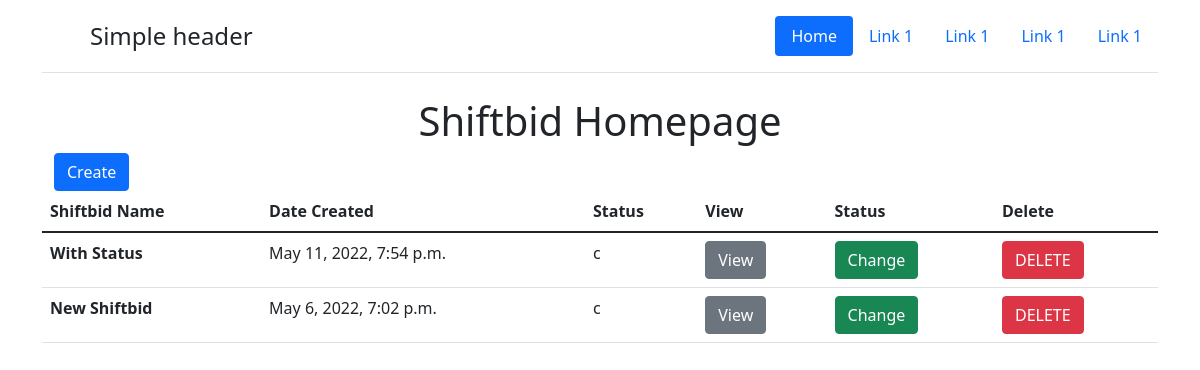
Before: /sb/ with the older database file.
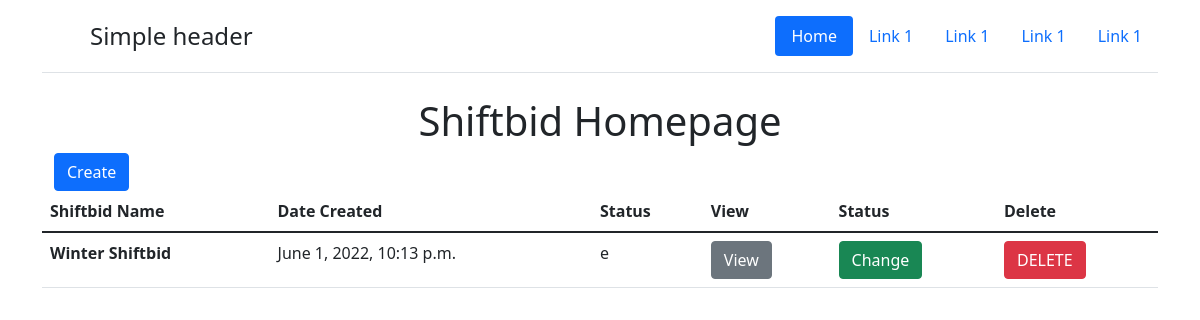
After: the same page with the newer database file.
### shiftbid/models.py (models this page shows, shortened)
class Shiftbid(models.Model):
    SHIFTSTATUS = (
        ('c','created'),
        ('s','started'),
        ('e','stopped')
    )
    shiftbid_name = models.CharField(max_length=30)
    date_created = models.DateTimeField(auto_now_add=True)
    shift_status = models.CharField(max_length=1,choices=SHIFTSTATUS, default='c')
    class Meta:
        ordering = ['-date_created']

### shiftbid/views.py (the view)
# urls.py: path('', ShiftbidIndexView.as_view(), name="shiftbid_index"),
class ShiftbidIndexView(ListView):
    template_name = 'shiftbid/index.html'
    model = Shiftbid

### templates/shiftbid/index.html (shortened to what this page needs)
{% extends '../_base.html' %}
{% block content %}
<h1 class="text-center">Shiftbid Homepage</h1>
<div class="container">
    <a href="{% url 'shiftbid_create' %}" class="btn btn-primary">Create</a>
</div>
<table class="table table-hover">
    <thead>
        <tr>
            <th scope="col">Shiftbid Name</th>
            <th scope="col">Date Created</th>
            <th scope="col">Status</th>
            <th scope="col">View</th>
            <th scope="col">Status</th>
            <th scope="col">Delete</th>
        </tr>
    </thead>
    <tbody>
        {% for shiftbid in object_list %}
        <tr>
            <th scope="row">{{ shiftbid.shiftbid_name }}</th>
            <td>{{ shiftbid.date_created }}</td>
            <td>{{ shiftbid.shift_status }}</td>
            <td><a href="{% url 'shiftbid_display' pk=shiftbid.pk %}" class="btn btn-secondary">View</a></td>
            {% if shiftbid.shift_status != 's' %}
            <td>
                <a href="{% url 'shiftbid_change' pk=shiftbid.pk %}" class="btn btn-success">Change
                </a>
            </td>
            <form action={% url 'shiftbid_delete' pk=shiftbid.pk %} method="post">
                <td>
                    <button type="submit" class="btn btn-danger">DELETE
                    </button>
                </td>
            </form>
            {% else %}
            <td>
                <a href="{% url 'shiftbid_change' pk=shiftbid.pk %}" class="btn btn-warning">Change
                </a>
            </td>
            {% endif %}
        </tr>
        {% endfor %}
    </tbody>
</table>
{% endblock content %}

### templates/_base.html (shortened to what this page needs)
{% load static %}
<!DOCTYPE html>
<html lang="en">
<head>
    <link href="{% static 'css/bootstrap.min.css' %}" rel="stylesheet">
</head>
<body>
    <div class="container">
        <header class="d-flex flex-wrap justify-content-center py-3 mb-4 border-bottom">
            <a href="/" class="d-flex align-items-center mb-3 mb-md-0 me-md-auto text-dark text-decoration-none">
                <svg class="bi me-2" width="40" height="32">
                    <use xlink:href="#bootstrap" />
                </svg>
                <span class="fs-4">Simple header</span>
            </a>
            <ul class="nav nav-pills">
                <li class="nav-item"><a href="#" class="nav-link active" aria-current="page">Home</a></li>
                <li class="nav-item"><a href="#" class="nav-link">Link 1</a></li>
                <li class="nav-item"><a href="#" class="nav-link">Link 1</a></li>
                <li class="nav-item"><a href="#" class="nav-link">Link 1</a></li>
                <li class="nav-item"><a href="#" class="nav-link">Link 1</a></li>
            </ul>
        </header>
        {% block content %}
        {% endblock content %}
    </div>
</body>
</html>

Changed rows visible on the page:
removed Shiftbid: shiftbid_name "With Status", date_created "May 11, 2022, 7:54 p.m.", shift_status "c", shows "Change"
removed Shiftbid: shiftbid_name "New Shiftbid", date_created "May 6, 2022, 7:02 p.m.", shift_status "c", shows "Change"
added Shiftbid: shiftbid_name "Winter Shiftbid", date_created "June 1, 2022, 10:13 p.m.", shift_status "e", shows "Change"
